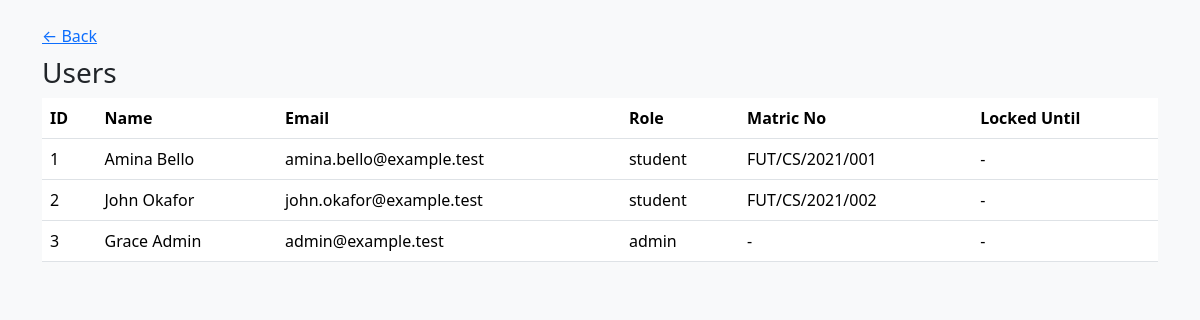
/admin/users.php (signed in), run on the app's committed database.
### tables this page shows
CREATE TABLE users (
    id INT AUTO_INCREMENT PRIMARY KEY,
    full_name VARCHAR(100) NOT NULL,
    email VARCHAR(150) NOT NULL UNIQUE,
    password_hash VARCHAR(255) NOT NULL,
    role ENUM('student','admin') NOT NULL DEFAULT 'student',
    matric_no VARCHAR(30) DEFAULT NULL,
    failed_attempts INT NOT NULL DEFAULT 0,
    locked_until DATETIME DEFAULT NULL,
    created_at TIMESTAMP DEFAULT CURRENT_TIMESTAMP
);

### admin/users.php (the view, shortened to what this page needs)
<?php
$conn = get_db_connection();
$users = $conn->query('SELECT id, full_name, email, role, matric_no, locked_until FROM users ORDER BY id');
?>
<!DOCTYPE html>
<html lang="en">
<head>
    <link href="https://cdn.jsdelivr.net/npm/bootstrap@5.3.3/dist/css/bootstrap.min.css" rel="stylesheet">
</head>
<body class="bg-light">
<div class="container mt-4">
    <a href="index.php">&larr; Back</a>
    <h3 class="mt-2">Users</h3>
    <table class="table bg-white">
        <thead><tr><th>ID</th><th>Name</th><th>Email</th><th>Role</th><th>Matric No</th><th>Locked Until</th></tr></thead>
        <tbody>
        <?php while ($u = $users->fetch_assoc()): ?>
            <tr>
                <td><?= (int)$u['id'] ?></td>
                <td><?= htmlspecialchars($u['full_name']) ?></td>
                <td><?= htmlspecialchars($u['email']) ?></td>
                <td><?= htmlspecialchars($u['role']) ?></td>
                <td><?= htmlspecialchars($u['matric_no'] ?? '-') ?></td>
                <td><?= htmlspecialchars($u['locked_until'] ?? '-') ?></td>
            </tr>
        <?php endwhile; ?>
        </tbody>
    </table>
</div>
</body>
</html>

### data on the page
users: id "1", full_name "Amina Bello", email "amina.bello@example.test", role "student", matric_no "FUT/CS/2021/001", locked_until "-"
users: id "2", full_name "John Okafor", email "john.okafor@example.test", role "student", matric_no "FUT/CS/2021/002", locked_until "-"
users: id "3", full_name "Grace Admin", email "admin@example.test", role "admin", matric_no "-", locked_until "-"
